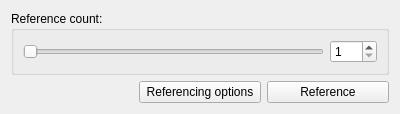
<?xml version="1.0" encoding="UTF-8"?>
<ui version="4.0">
 <class>referenceOptions</class>
 <widget class="QWidget" name="referenceOptions">
  <property name="windowModality">
   <enum>Qt::ApplicationModal</enum>
  </property>
  <property name="geometry">
   <rect>
    <x>0</x>
    <y>0</y>
    <width>400</width>
    <height>100</height>
   </rect>
  </property>
  <property name="minimumSize">
   <size>
    <width>400</width>
    <height>0</height>
   </size>
  </property>
  <property name="maximumSize">
   <size>
    <width>16777215</width>
    <height>100</height>
   </size>
  </property>
  <property name="windowTitle">
   <string>Form</string>
  </property>
  <layout class="QGridLayout" name="gridLayout">
   <item row="1" column="0">
    <spacer name="horizontalSpacer">
     <property name="orientation">
      <enum>Qt::Horizontal</enum>
     </property>
     <property name="sizeType">
      <enum>QSizePolicy::Preferred</enum>
     </property>
     <property name="sizeHint" stdset="0">
      <size>
       <width>40</width>
       <height>20</height>
      </size>
     </property>
    </spacer>
   </item>
   <item row="1" column="1">
    <widget class="QPushButton" name="optionsReferencePushButton">
     <property name="text">
      <string>Referencing options</string>
     </property>
    </widget>
   </item>
   <item row="1" column="2">
    <widget class="QPushButton" name="referencePushButton">
     <property name="text">
      <string>Reference</string>
     </property>
    </widget>
   </item>
   <item row="0" column="0" colspan="3">
    <widget class="QGroupBox" name="groupBox">
     <property name="title">
      <string>Reference count:</string>
     </property>
     <property name="flat">
      <bool>true</bool>
     </property>
     <layout class="QHBoxLayout" name="horizontalLayout">
      <item>
       <widget class="QSlider" name="horizontalSlider">
        <property name="minimum">
         <number>1</number>
        </property>
        <property name="maximum">
         <number>100</number>
        </property>
        <property name="orientation">
         <enum>Qt::Horizontal</enum>
        </property>
       </widget>
      </item>
      <item>
       <widget class="QSpinBox" name="spinBox">
        <property name="accelerated">
         <bool>true</bool>
        </property>
        <property name="minimum">
         <number>1</number>
        </property>
        <property name="maximum">
         <number>100</number>
        </property>
       </widget>
      </item>
     </layout>
    </widget>
   </item>
  </layout>
 </widget>
 <resources/>
 <connections>
  <connection>
   <sender>horizontalSlider</sender>
   <signal>valueChanged(int)</signal>
   <receiver>spinBox</receiver>
   <slot>setValue(int)</slot>
   <hints>
    <hint type="sourcelabel">
     <x>295</x>
     <y>188</y>
    </hint>
    <hint type="destinationlabel">
     <x>390</x>
     <y>192</y>
    </hint>
   </hints>
  </connection>
  <connection>
   <sender>spinBox</sender>
   <signal>valueChanged(int)</signal>
   <receiver>horizontalSlider</receiver>
   <slot>setValue(int)</slot>
   <hints>
    <hint type="sourcelabel">
     <x>396</x>
     <y>184</y>
    </hint>
    <hint type="destinationlabel">
     <x>302</x>
     <y>192</y>
    </hint>
   </hints>
  </connection>
 </connections>
</ui>
